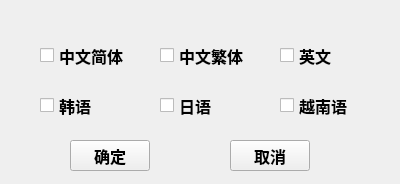
<?xml version="1.0" encoding="UTF-8"?>
<ui version="4.0">
 <class>DlgLanguage</class>
 <widget class="QWidget" name="DlgLanguage">
  <property name="geometry">
   <rect>
    <x>0</x>
    <y>0</y>
    <width>400</width>
    <height>184</height>
   </rect>
  </property>
  <property name="windowTitle">
   <string>TOP</string>
  </property>
  <widget class="QPushButton" name="btn_ok">
   <property name="geometry">
    <rect>
     <x>70</x>
     <y>140</y>
     <width>80</width>
     <height>31</height>
    </rect>
   </property>
   <property name="font">
    <font>
     <pointsize>12</pointsize>
     <weight>75</weight>
     <bold>true</bold>
    </font>
   </property>
   <property name="text">
    <string>确定</string>
   </property>
  </widget>
  <widget class="QPushButton" name="btn_cancel">
   <property name="geometry">
    <rect>
     <x>230</x>
     <y>140</y>
     <width>80</width>
     <height>31</height>
    </rect>
   </property>
   <property name="font">
    <font>
     <pointsize>12</pointsize>
     <weight>75</weight>
     <bold>true</bold>
    </font>
   </property>
   <property name="text">
    <string>取消</string>
   </property>
  </widget>
  <widget class="QCheckBox" name="checkBox_ch_simplified">
   <property name="geometry">
    <rect>
     <x>40</x>
     <y>40</y>
     <width>101</width>
     <height>31</height>
    </rect>
   </property>
   <property name="font">
    <font>
     <pointsize>12</pointsize>
     <weight>75</weight>
     <bold>true</bold>
    </font>
   </property>
   <property name="text">
    <string>中文简体</string>
   </property>
   <property name="autoExclusive">
    <bool>true</bool>
   </property>
  </widget>
  <widget class="QCheckBox" name="checkBox_ch_traditional">
   <property name="geometry">
    <rect>
     <x>160</x>
     <y>40</y>
     <width>101</width>
     <height>31</height>
    </rect>
   </property>
   <property name="font">
    <font>
     <pointsize>12</pointsize>
     <weight>75</weight>
     <bold>true</bold>
    </font>
   </property>
   <property name="text">
    <string>中文繁体</string>
   </property>
   <property name="autoExclusive">
    <bool>true</bool>
   </property>
  </widget>
  <widget class="QCheckBox" name="checkBox_english">
   <property name="geometry">
    <rect>
     <x>280</x>
     <y>40</y>
     <width>101</width>
     <height>31</height>
    </rect>
   </property>
   <property name="font">
    <font>
     <pointsize>12</pointsize>
     <weight>75</weight>
     <bold>true</bold>
    </font>
   </property>
   <property name="text">
    <string>英文</string>
   </property>
   <property name="autoExclusive">
    <bool>true</bool>
   </property>
  </widget>
  <widget class="QCheckBox" name="checkBox_korea">
   <property name="geometry">
    <rect>
     <x>40</x>
     <y>90</y>
     <width>101</width>
     <height>31</height>
    </rect>
   </property>
   <property name="font">
    <font>
     <pointsize>12</pointsize>
     <weight>75</weight>
     <bold>true</bold>
    </font>
   </property>
   <property name="text">
    <string>韩语</string>
   </property>
   <property name="autoExclusive">
    <bool>true</bool>
   </property>
  </widget>
  <widget class="QCheckBox" name="checkBox_vietnam">
   <property name="geometry">
    <rect>
     <x>280</x>
     <y>90</y>
     <width>101</width>
     <height>31</height>
    </rect>
   </property>
   <property name="font">
    <font>
     <pointsize>12</pointsize>
     <weight>75</weight>
     <bold>true</bold>
    </font>
   </property>
   <property name="text">
    <string>越南语</string>
   </property>
   <property name="autoExclusive">
    <bool>true</bool>
   </property>
  </widget>
  <widget class="QCheckBox" name="checkBox_japan">
   <property name="geometry">
    <rect>
     <x>160</x>
     <y>90</y>
     <width>101</width>
     <height>31</height>
    </rect>
   </property>
   <property name="font">
    <font>
     <pointsize>12</pointsize>
     <weight>75</weight>
     <bold>true</bold>
    </font>
   </property>
   <property name="text">
    <string>日语</string>
   </property>
   <property name="autoExclusive">
    <bool>true</bool>
   </property>
  </widget>
 </widget>
 <resources/>
 <connections/>
</ui>
